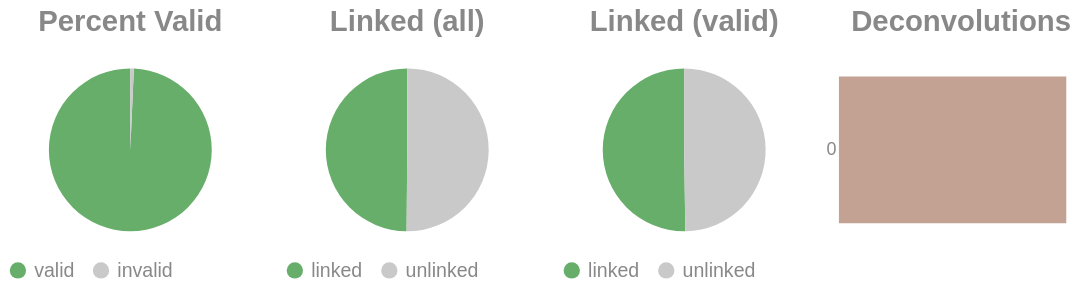

The notebook cell this image was saved under:
### Code cell
if SKIPLR:
    pass
else:
    clash = Counter()
    for i in valids['molecule'].to_list():
        _mol = i.split("-")
        if len(_mol) == 1:
            clash.update('0')
        else:
            clash.update(_mol[-1])

    _d = {"deconvolutions": [], 'count': []}
    for k,v in clash.items():
        _d['deconvolutions'].append(k)
        _d['count'].append(v)

    tot_valid = valids['reads'].sum()
    mask = valids['reads'] >= 2
    n_linked_reads = valids.filter(mask)['reads'].sum()
    if n_linked_reads == 0:
        print_html("No linked molecules (>=2 reads) were detected; skipping linked-only distributions.")
        SKIPLR = True
    else:
        perc_valid = round(tot_valid / n_reads, 4)
        linked_perc_abs = round(n_linked_reads / n_reads, 4)
        linked_perc = round(n_linked_reads / tot_valid, 4)

    _valid = pl.DataFrame({"valids": ['valid', 'invalid'], "count": [tot_valid, n_reads - tot_valid]})
    _linked_abs = pl.DataFrame({"linked (absolute)": ['linked', 'unlinked'], "count": [n_linked_reads, n_reads - n_linked_reads]})
    _linked_rel = pl.DataFrame({"linked (valids)": ['linked', 'unlinked'], "count": [n_linked_reads, tot_valid - n_linked_reads]})

    (
        alt.hconcat(
            piechart(_valid, goodval = 'valid', title = "Percent Valid"),
            piechart(_linked_abs, goodval = "linked", title =  "Linked (all)"),
            piechart(_linked_rel, goodval = "linked", title =  "Linked (valid)"),
            convolutionbar(pl.DataFrame(_d), title = "Deconvolutions"),
            center = True,
            bounds = 'flush'
        )
        .resolve_scale(color='independent')
        .resolve_legend('independent')
        .properties(usermeta={'embedOptions': {"actions": False}})
    ).display()

### Figure 1 — Vega-Lite specification as saved in the notebook (floating-point values rounded to 4 significant figures)
{"width": "container", "height": 400, "config": {"title": {"anchor": "start", "dy": -15, "fontSize": 18, "color": "#888888", "subtitleColor": "#888888", "subtitleFontSize": 14}, "arc": {"fill": "#0072B2"}, "axis": {"domainColor": "#888888", "domainWidth": 0.5, "gridWidth": 0.2, "grid": false, "titleFontWeight": 400, "titleFontSize": 15, "labelFontSize": 11, "labelColor": "#888888", "tickColor": "#888888", "tickWidth": 0.2, "titleColor": "#888888"}, "axisBand": {"grid": false}, "axisX": {"grid": true, "tickSize": 10, "domainCap": "round"}, "axisY": {"domain": false, "grid": true, "tickSize": 0, "domainCap": "round"}, "background": "transparent", "header": {"labelFontSize": 15, "labelColor": "#888888", "titleFontSize": 15, "titleFontWeight": 600, "titleColor": "#888888"}, "legend": {"labelFont": "sans-serif", "labelFontSize": 12, "labelColor": "#888888", "symbolSize": 100, "symbolType": "circle", "titleFontSize": 12, "titlePadding": 10, "titleColor": "#888888", "title": null}, "range": {"category": ["#E69F00", "#56B4E9", "#009E73", "#F0E442", "#0072B2", "#D55E00", "#CC79A7", "#000000"], "diverging": ["#cfe8f3", "#a2d4ec", "#73bfe2", "#46abdb", "#1696d2", "#12719e"]}, "area": {"fill": "#0072B2", "fillOpacity": 0.7, "line": true, "strokeOpacity": 0.7}, "line": {"color": "#0072B2", "stroke": "#0072B2", "strokeWidth": 2}, "trail": {"color": "#0072B2", "stroke": "#0072B2", "strokeWidth": 0, "size": 1}, "point": {"filled": true, "fillOpacity": 1.0, "size": 95}, "text": {"color": "#888888", "fontSize": 11, "align": "right", "fontWeight": 400, "size": 11}, "bar": {"fill": "#0072B2", "stroke": null}, "view": {"stroke": null, "continuousWidth": 660, "continuousHeight": 400}}, "hconcat": [{"data": {"name": "data-9149a15056ccd0058e0241b48e26ab88"}, "mark": {"type": "arc"}, "encoding": {"color": {"field": "valids", "legend": {"orient": "bottom", "title": null}, "scale": {"domain": ["valid", "invalid"], "range": ["#68ae6b", "#C9C9C9"]}, "title": "Valids", "type": "nominal"}, "theta": {"field": "count", "type": "quantitative"}, "tooltip": [{"field": "valids", "title": "Valids", "type": "ordinal"}, {"field": "percent", "format": ".2%", "title": "Percent", "type": "quantitative"}, {"field": "count", "title": "Count", "type": "quantitative"}]}, "height": 100, "title": {"text": "Percent Valid", "align": "center", "anchor": "middle"}, "transform": [{"calculate": "datum.count / 13754385", "as": "percent"}], "width": 150}, {"data": {"name": "data-a64d7f705d3b182aa7bba8f687081fcb"}, "mark": {"type": "arc"}, "encoding": {"color": {"field": "linked (absolute)", "legend": {"orient": "bottom", "title": null}, "scale": {"domain": ["linked", "unlinked"], "range": ["#68ae6b", "#C9C9C9"]}, "title": "Linked (Absolute)", "type": "nominal"}, "theta": {"field": "count", "type": "quantitative"}, "tooltip": [{"field": "linked (absolute)", "title": "Linked (Absolute)", "type": "ordinal"}, {"field": "percent", "format": ".2%", "title": "Percent", "type": "quantitative"}, {"field": "count", "title": "Count", "type": "quantitative"}]}, "height": 100, "title": {"text": "Linked (all)", "align": "center", "anchor": "middle"}, "transform": [{"calculate": "datum.count / 13754385", "as": "percent"}], "width": 150}, {"data": {"name": "data-e007d2b9d1fcac48f029e5f6f614d9c5"}, "mark": {"type": "arc"}, "encoding": {"color": {"field": "linked (valids)", "legend": {"orient": "bottom", "title": null}, "scale": {"domain": ["linked", "unlinked"], "range": ["#68ae6b", "#C9C9C9"]}, "title": "Linked (Valids)", "type": "nominal"}, "theta": {"field": "count", "type": "quantitative"}, "tooltip": [{"field": "linked (valids)", "title": "Linked (Valids)", "type": "ordinal"}, {"field": "percent", "format": ".2%", "title": "Percent", "type": "quantitative"}, {"field": "count", "title": "Count", "type": "quantitative"}]}, "height": 100, "title": {"text": "Linked (valid)", "align": "center", "anchor": "middle"}, "transform": [{"calculate": "datum.count / 13659168", "as": "percent"}], "width": 150}, {"data": {"name": "data-1383deeb4653b20b8a16684ca261d0d0"}, "mark": {"type": "bar"}, "encoding": {"color": {"field": "deconvolutions", "legend": null, "scale": {"scheme": "lightgreyred"}, "type": "nominal"}, "tooltip": [{"field": "deconvolutions", "title": "Deconvolutions", "type": "ordinal"}, {"field": "percent", "format": ".2%", "title": "Percent", "type": "quantitative"}, {"field": "count", "title": "Count", "type": "quantitative"}], "x": {"axis": null, "field": "count", "type": "quantitative"}, "y": {"field": "deconvolutions", "sort": "ascending", "title": null, "type": "nominal"}}, "height": 100, "title": {"text": "Deconvolutions", "align": "center", "anchor": "middle"}, "transform": [{"calculate": "datum.count / 9304453", "as": "percent"}], "width": 150}], "bounds": "flush", "center": true, "resolve": {"legend": {"angle": "independent"}, "scale": {"color": "independent"}}, "usermeta": {"embedOptions": {"actions": false}}, "$schema": "https://vega.github.io/schema/vega-lite/v6.1.0.json", "datasets": {"data-9149a15056ccd0058e0241b48e26ab88": [{"valids": "valid", "count": 13659168}, {"valids": "invalid", "count": 95217}], "data-a64d7f705d3b182aa7bba8f687081fcb": [{"linked (absolute)": "linked", "count": 6859747}, {"linked (absolute)": "unlinked", "count": 6894638}], "data-e007d2b9d1fcac48f029e5f6f614d9c5": [{"linked (valids)": "linked", "count": 6859747}, {"linked (valids)": "unlinked", "count": 6799421}], "data-1383deeb4653b20b8a16684ca261d0d0": [{"deconvolutions": "0", "count": 9304453}]}}
